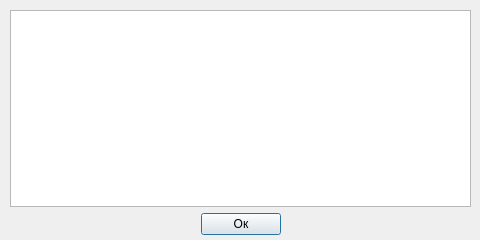
<?xml version="1.0" encoding="UTF-8"?>
<ui version="4.0">
 <class>aboutDialog</class>
 <widget class="QDialog" name="aboutDialog">
  <property name="windowModality">
   <enum>Qt::WindowModal</enum>
  </property>
  <property name="geometry">
   <rect>
    <x>0</x>
    <y>0</y>
    <width>480</width>
    <height>240</height>
   </rect>
  </property>
  <property name="sizePolicy">
   <sizepolicy hsizetype="Fixed" vsizetype="Fixed">
    <horstretch>0</horstretch>
    <verstretch>0</verstretch>
   </sizepolicy>
  </property>
  <property name="windowTitle">
   <string>О программе</string>
  </property>
  <widget class="QWidget" name="">
   <property name="geometry">
    <rect>
     <x>10</x>
     <y>10</y>
     <width>461</width>
     <height>225</height>
    </rect>
   </property>
   <layout class="QVBoxLayout" name="verticalLayout">
    <item>
     <widget class="QTextBrowser" name="textBrowser"/>
    </item>
    <item>
     <layout class="QHBoxLayout" name="horizontalLayout">
      <item>
       <spacer name="horizontalSpacer">
        <property name="orientation">
         <enum>Qt::Horizontal</enum>
        </property>
        <property name="sizeHint" stdset="0">
         <size>
          <width>40</width>
          <height>20</height>
         </size>
        </property>
       </spacer>
      </item>
      <item>
       <widget class="QPushButton" name="okButton">
        <property name="text">
         <string>Ок</string>
        </property>
       </widget>
      </item>
      <item>
       <spacer name="horizontalSpacer_2">
        <property name="orientation">
         <enum>Qt::Horizontal</enum>
        </property>
        <property name="sizeHint" stdset="0">
         <size>
          <width>40</width>
          <height>20</height>
         </size>
        </property>
       </spacer>
      </item>
     </layout>
    </item>
   </layout>
  </widget>
 </widget>
 <resources/>
 <connections/>
</ui>
